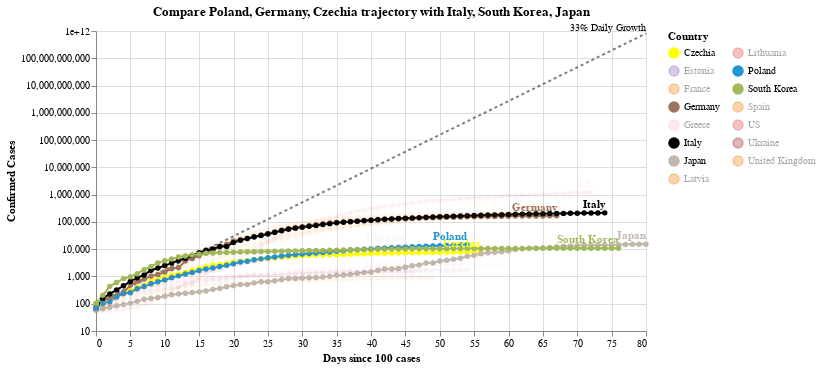

Notebook code cell kept with this figure:
### Code cell
#hide_input
chart2 = make_since_chart(['Poland', 'Germany', 'Czechia'])
chart2

### Figure 1 — Vega-Lite specification as saved in the notebook (floating-point values rounded to 4 significant figures; data arrays with more than 128 entries replaced by an {"elided": "..."} marker saying what was removed)
{"config": {"view": {"continuousWidth": 400, "continuousHeight": 300}}, "layer": [{"mark": {"type": "line", "color": "black", "opacity": 0.5, "strokeDash": [3, 3]}, "encoding": {"x": {"type": "quantitative", "field": "Days since 100 cases"}, "y": {"type": "quantitative", "field": "Confirmed Cases"}}}, {"mark": {"type": "text", "align": "right", "dy": -6, "fontSize": 10, "text": "33% Daily Growth"}, "encoding": {"x": {"type": "quantitative", "field": "Days since 100 cases"}, "y": {"type": "quantitative", "field": "Confirmed Cases"}}, "transform": [{"filter": "(datum['Days since 100 cases'] >= 80)"}]}, {"data": {"name": "data-082783228bd59eb05e2a06ebd8421495"}, "mark": {"type": "line", "point": true}, "encoding": {"color": {"type": "nominal", "field": "Country", "legend": {"columns": 2}, "scale": {"domain": ["Czechia", "Estonia", "France", "Germany", "Greece", "Italy", "Japan", "Latvia", "Lithuania", "Poland", "South Korea", "Spain", "US", "Ukraine", "United Kingdom"], "range": ["yellow", "#9467bd", "#F58518", "#9D755D", "pink", "black", "#C1B7AD", "#F58518", "#E45756", "#2495D3", "#A1BA59", "#F58518", "#E45756", "brown", "#F58518"]}}, "opacity": {"condition": {"value": 1, "selection": "selector002"}, "value": 0.05}, "tooltip": [{"type": "nominal", "field": "Country"}, {"type": "temporal", "field": "Date"}, {"type": "quantitative", "field": "Confirmed Cases"}, {"type": "quantitative", "field": "Days since 100 cases"}], "x": {"type": "quantitative", "field": "Days since 100 cases"}, "y": {"type": "quantitative", "field": "Confirmed Cases", "scale": {"type": "log"}}}, "selection": {"selector002": {"type": "multi", "fields": ["Country"], "bind": "legend", "init": [{"Country": "Poland"}, {"Country": "Germany"}, {"Country": "Czechia"}, {"Country": "Italy"}, {"Country": "South Korea"}, {"Country": "Japan"}]}}, "width": 550}, {"data": {"name": "data-082783228bd59eb05e2a06ebd8421495"}, "mark": {"type": "text", "align": "right", "dy": -8, "fontWeight": "bold"}, "encoding": {"color": {"type": "nominal", "field": "Country", "legend": {"columns": 2}, "scale": {"domain": ["Czechia", "Estonia", "France", "Germany", "Greece", "Italy", "Japan", "Latvia", "Lithuania", "Poland", "South Korea", "Spain", "US", "Ukraine", "United Kingdom"], "range": ["yellow", "#9467bd", "#F58518", "#9D755D", "pink", "black", "#C1B7AD", "#F58518", "#E45756", "#2495D3", "#A1BA59", "#F58518", "#E45756", "brown", "#F58518"]}}, "opacity": {"condition": {"value": 1, "selection": "selector002"}, "value": 0.05}, "text": {"type": "nominal", "field": "Country"}, "tooltip": [{"type": "nominal", "field": "Country"}, {"type": "temporal", "field": "Date"}, {"type": "quantitative", "field": "Confirmed Cases"}, {"type": "quantitative", "field": "Days since 100 cases"}], "x": {"type": "quantitative", "field": "Days since 100 cases"}, "y": {"type": "quantitative", "field": "Confirmed Cases", "scale": {"type": "log"}}}, "transform": [{"filter": "(datum['Date'] >= 1588723200000)"}], "width": 550}], "data": {"name": "data-b47ff54155ace32e749290a493da8730"}, "title": "Compare Poland, Germany, Czechia trajectory with Italy, South Korea, Japan", "$schema": "https://vega.github.io/schema/vega-lite/v4.0.2.json", "datasets": {"data-b47ff54155ace32e749290a493da8730": [{"Days since 100 cases": 0, "Confirmed Cases": 100.0}, {"Days since 100 cases": 1, "Confirmed Cases": 133.0}, {"Days since 100 cases": 2, "Confirmed Cases": 176.9}, {"Days since 100 cases": 3, "Confirmed Cases": 235.3}, {"Days since 100 cases": 4, "Confirmed Cases": 312.9}, {"Days since 100 cases": 5, "Confirmed Cases": 416.2}, {"Days since 100 cases": 6, "Confirmed Cases": 553.5}, {"Days since 100 cases": 7, "Confirmed Cases": 736.1}, {"Days since 100 cases": 8, "Confirmed Cases": 979.1}, {"Days since 100 cases": 9, "Confirmed Cases": 1302.0}, {"Days since 100 cases": 10, "Confirmed Cases": 1732.0}, {"Days since 100 cases": 11, "Confirmed Cases": 2303.0}, {"Days since 100 cases": 12, "Confirmed Cases": 3064.0}, {"Days since 100 cases": 13, "Confirmed Cases": 4074.0}, {"Days since 100 cases": 14, "Confirmed Cases": 5419.0}, {"Days since 100 cases": 15, "Confirmed Cases": 7207.0}, {"Days since 100 cases": 16, "Confirmed Cases": 9586.0}, {"Days since 100 cases": 17, "Confirmed Cases": 12750.0}, {"Days since 100 cases": 18, "Confirmed Cases": 16960.0}, {"Days since 100 cases": 19, "Confirmed Cases": 22550.0}, {"Days since 100 cases": 20, "Confirmed Cases": 29990.0}, {"Days since 100 cases": 21, "Confirmed Cases": 39890.0}, {"Days since 100 cases": 22, "Confirmed Cases": 53060.0}, {"Days since 100 cases": 23, "Confirmed Cases": 70560.0}, {"Days since 100 cases": 24, "Confirmed Cases": 93850.0}, {"Days since 100 cases": 25, "Confirmed Cases": 124800.0}, {"Days since 100 cases": 26, "Confirmed Cases": 166000.0}, {"Days since 100 cases": 27, "Confirmed Cases": 220800.0}, {"Days since 100 cases": 28, "Confirmed Cases": 293700.0}, {"Days since 100 cases": 29, "Confirmed Cases": 390600.0}, {"Days since 100 cases": 30, "Confirmed Cases": 519500.0}, {"Days since 100 cases": 31, "Confirmed Cases": 690900.0}, {"Days since 100 cases": 32, "Confirmed Cases": 918900.0}, {"Days since 100 cases": 33, "Confirmed Cases": 1222000.0}, {"Days since 100 cases": 34, "Confirmed Cases": 1625000.0}, {"Days since 100 cases": 35, "Confirmed Cases": 2162000.0}, {"Days since 100 cases": 36, "Confirmed Cases": 2875000.0}, {"Days since 100 cases": 37, "Confirmed Cases": 3824000.0}, {"Days since 100 cases": 38, "Confirmed Cases": 5086000.0}, {"Days since 100 cases": 39, "Confirmed Cases": 6764000.0}, {"Days since 100 cases": 40, "Confirmed Cases": 8996000.0}, {"Days since 100 cases": 41, "Confirmed Cases": 11970000.0}, {"Days since 100 cases": 42, "Confirmed Cases": 15910000.0}, {"Days since 100 cases": 43, "Confirmed Cases": 21170000.0}, {"Days since 100 cases": 44, "Confirmed Cases": 28150000.0}, {"Days since 100 cases": 45, "Confirmed Cases": 37440000.0}, {"Days since 100 cases": 46, "Confirmed Cases": 49790000.0}, {"Days since 100 cases": 47, "Confirmed Cases": 66230000.0}, {"Days since 100 cases": 48, "Confirmed Cases": 88080000.0}, {"Days since 100 cases": 49, "Confirmed Cases": 117100000.0}, {"Days since 100 cases": 50, "Confirmed Cases": 155800000.0}, {"Days since 100 cases": 51, "Confirmed Cases": 207200000.0}, {"Days since 100 cases": 52, "Confirmed Cases": 275600000.0}, {"Days since 100 cases": 53, "Confirmed Cases": 366600000.0}, {"Days since 100 cases": 54, "Confirmed Cases": 487500000.0}, {"Days since 100 cases": 55, "Confirmed Cases": 648400000.0}, {"Days since 100 cases": 56, "Confirmed Cases": 862400000.0}, {"Days since 100 cases": 57, "Confirmed Cases": 1147000000.0}, {"Days since 100 cases": 58, "Confirmed Cases": 1525000000.0}, {"Days since 100 cases": 59, "Confirmed Cases": 2029000000.0}, {"Days since 100 cases": 60, "Confirmed Cases": 2698000000.0}, {"Days since 100 cases": 61, "Confirmed Cases": 3589000000.0}, {"Days since 100 cases": 62, "Confirmed Cases": 4773000000.0}, {"Days since 100 cases": 63, "Confirmed Cases": 6348000000.0}, {"Days since 100 cases": 64, "Confirmed Cases": 8443000000.0}, {"Days since 100 cases": 65, "Confirmed Cases": 11230000000.0}, {"Days since 100 cases": 66, "Confirmed Cases": 14940000000.0}, {"Days since 100 cases": 67, "Confirmed Cases": 19860000000.0}, {"Days since 100 cases": 68, "Confirmed Cases": 26420000000.0}, {"Days since 100 cases": 69, "Confirmed Cases": 35140000000.0}, {"Days since 100 cases": 70, "Confirmed Cases": 46730000000.0}, {"Days since 100 cases": 71, "Confirmed Cases": 62150000000.0}, {"Days since 100 cases": 72, "Confirmed Cases": 82660000000.0}, {"Days since 100 cases": 73, "Confirmed Cases": 109900000000.0}, {"Days since 100 cases": 74, "Confirmed Cases": 146200000000.0}, {"Days since 100 cases": 75, "Confirmed Cases": 194500000000.0}, {"Days since 100 cases": 76, "Confirmed Cases": 258700000000.0}, {"Days since 100 cases": 77, "Confirmed Cases": 344000000000.0}, {"Days since 100 cases": 78, "Confirmed Cases": 457500000000.0}, {"Days since 100 cases": 79, "Confirmed Cases": 608500000000.0}, {"Days since 100 cases": 80, "Confirmed Cases": 809300000000.0}], "data-082783228bd59eb05e2a06ebd8421495": {"elided": "945 records"}}}
